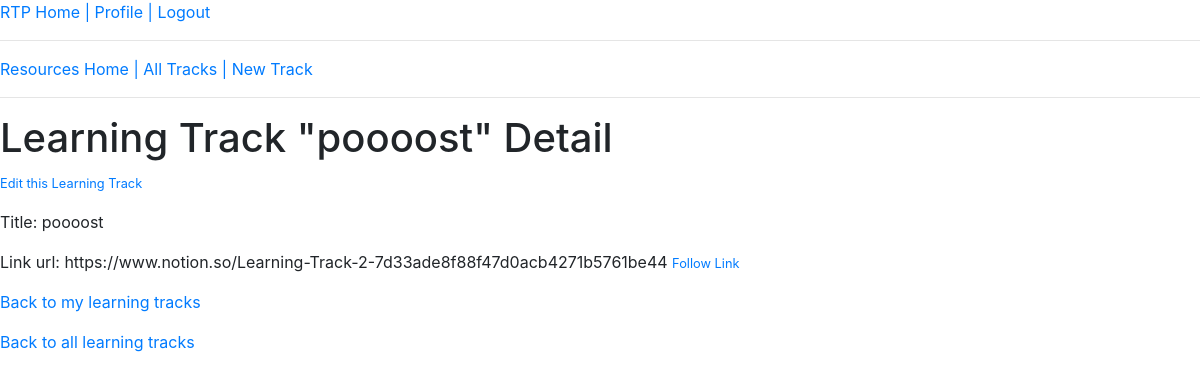
The page /resources/8/ (signed in) on the database its author committed.
### resources/models.py (models this page shows, shortened)
class LearningResource(models.Model):
    title = models.CharField(max_length=100)
    notion_link = models.URLField()
    user = models.ForeignKey(User, on_delete=models.CASCADE, null=True)

### resources/views.py (the view)
# urls.py: path('<int:pk>/', LearningResourceDetailView.as_view(), name='resource_detail'),
class LearningResourceDetailView(LoginRequiredMixin, DetailView):
    model = LearningResource
    def get_context_data(self, **kwargs):
        context = super().get_context_data(**kwargs)
        context['can_edit'] = self.is_author()
        context['user_tracks'] = LearningResource.objects.filter(user=self.request.user).count()
        return context
    def is_author(self):
        if self.get_object().user == self.request.user:
            return True
        else:
            return False

### resources/templates/resources/learningresource_detail.html
{% extends "resources/base.html" %}
{% block content %}
<h1>
    Learning Track "{{ object.title }}" Detail
</h1>
{% if can_edit %}
<p>
    <small><a href="{% url 'resources:resource_update' object.pk %}">Edit this Learning Track</a></small>
</p>
{% endif %}
<p>Title: {{object.title}}</p>
<p>
    Link url: {{object.notion_link}}
    <small><a href="{{ object.notion_link }}" target="_blank">Follow Link</a></small>
</p>
{% if user_tracks %}
<p>
    <a href="{% url 'resources:my_learning_resources' %}">Back to my learning tracks</a>
</p>
{% endif %}
<p>
    <a href="{% url 'resources:all_learning_resources' %}">Back to all learning tracks</a>
</p>
{% endblock content %}

### sitecore/templates/sitecore/base.html (style rules this page uses)
body { font-family: sans-serif; }

### rows shown on the page
LearningResource: title "poooost", notion_link "https://www.notion.so/Learning-Track-2-7d33ade8f88f47d0acb4271b5761be44"
